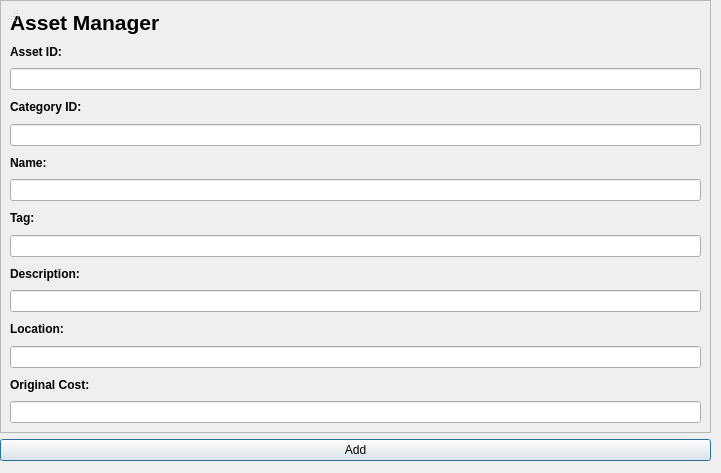
<?xml version="1.0" encoding="UTF-8"?>
<ui version="4.0">
 <class>AddAssetWindow</class>
 <widget class="QDialog" name="AddAssetWindow">
  <property name="geometry">
   <rect>
    <x>0</x>
    <y>0</y>
    <width>721</width>
    <height>473</height>
   </rect>
  </property>
  <property name="windowTitle">
   <string>Add Asset</string>
  </property>
  <widget class="QWidget" name="centralwidget">
   <property name="geometry">
    <rect>
     <x>0</x>
     <y>0</y>
     <width>711</width>
     <height>461</height>
    </rect>
   </property>
   <layout class="QVBoxLayout" name="verticalLayout_2">
    <item>
     <widget class="QScrollArea" name="scrollArea">
      <property name="widgetResizable">
       <bool>true</bool>
      </property>
      <widget class="QWidget" name="scrollAreaWidgetContents">
       <property name="geometry">
        <rect>
         <x>0</x>
         <y>0</y>
         <width>707</width>
         <height>435</height>
        </rect>
       </property>
       <layout class="QVBoxLayout" name="verticalLayout">
        <item>
         <widget class="QLabel" name="label">
          <property name="font">
           <font>
            <pointsize>16</pointsize>
            <bold>true</bold>
           </font>
          </property>
          <property name="text">
           <string>Asset Manager</string>
          </property>
         </widget>
        </item>
        <item>
         <widget class="QLabel" name="AssetIdLabel">
          <property name="font">
           <font>
            <bold>true</bold>
           </font>
          </property>
          <property name="text">
           <string>Asset ID: </string>
          </property>
         </widget>
        </item>
        <item>
         <widget class="QLineEdit" name="AssetIdData"/>
        </item>
        <item>
         <widget class="QLabel" name="CategoryIdLabel">
          <property name="font">
           <font>
            <bold>true</bold>
           </font>
          </property>
          <property name="text">
           <string>Category ID:</string>
          </property>
         </widget>
        </item>
        <item>
         <widget class="QLineEdit" name="CategoryIdData"/>
        </item>
        <item>
         <widget class="QLabel" name="NameLabel">
          <property name="font">
           <font>
            <bold>true</bold>
           </font>
          </property>
          <property name="text">
           <string>Name:</string>
          </property>
         </widget>
        </item>
        <item>
         <widget class="QLineEdit" name="NameData"/>
        </item>
        <item>
         <widget class="QLabel" name="TagLabel">
          <property name="font">
           <font>
            <bold>true</bold>
           </font>
          </property>
          <property name="text">
           <string>Tag:</string>
          </property>
         </widget>
        </item>
        <item>
         <widget class="QLineEdit" name="TagData"/>
        </item>
        <item>
         <widget class="QLabel" name="DescriptionLabel">
          <property name="font">
           <font>
            <bold>true</bold>
           </font>
          </property>
          <property name="text">
           <string>Description:</string>
          </property>
         </widget>
        </item>
        <item>
         <widget class="QLineEdit" name="DescriptionData"/>
        </item>
        <item>
         <widget class="QLabel" name="LocationLabel">
          <property name="font">
           <font>
            <bold>true</bold>
           </font>
          </property>
          <property name="text">
           <string>Location:</string>
          </property>
         </widget>
        </item>
        <item>
         <widget class="QLineEdit" name="LocationData"/>
        </item>
        <item>
         <widget class="QLabel" name="OriginalCostLabel">
          <property name="font">
           <font>
            <bold>true</bold>
           </font>
          </property>
          <property name="text">
           <string>Original Cost:</string>
          </property>
         </widget>
        </item>
        <item>
         <widget class="QLineEdit" name="OriginalCostData"/>
        </item>
       </layout>
      </widget>
     </widget>
    </item>
    <item>
     <widget class="QPushButton" name="AddButton">
      <property name="text">
       <string>Add</string>
      </property>
     </widget>
    </item>
   </layout>
  </widget>
  <widget class="QStatusBar" name="statusbar">
   <property name="geometry">
    <rect>
     <x>0</x>
     <y>0</y>
     <width>20</width>
     <height>22</height>
    </rect>
   </property>
  </widget>
 </widget>
 <resources/>
 <connections/>
</ui>
